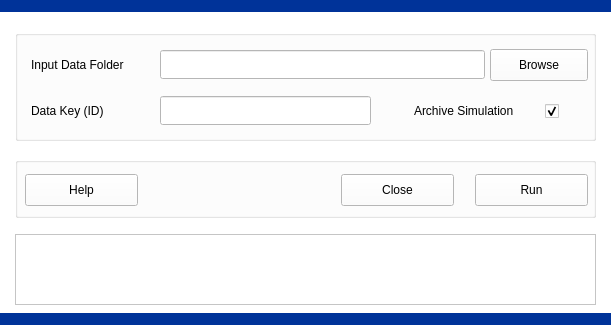
<?xml version="1.0" encoding="UTF-8"?>
<ui version="4.0">
 <class>PIHM_v22</class>
 <widget class="QDialog" name="PIHM_v22">
  <property name="geometry">
   <rect>
    <x>0</x>
    <y>0</y>
    <width>611</width>
    <height>325</height>
   </rect>
  </property>
  <property name="palette">
   <palette>
    <active>
     <colorrole role="WindowText">
      <brush brushstyle="SolidPattern">
       <color alpha="255">
        <red>0</red>
        <green>0</green>
        <blue>0</blue>
       </color>
      </brush>
     </colorrole>
     <colorrole role="Button">
      <brush brushstyle="SolidPattern">
       <color alpha="255">
        <red>255</red>
        <green>255</green>
        <blue>255</blue>
       </color>
      </brush>
     </colorrole>
     <colorrole role="Light">
      <brush brushstyle="SolidPattern">
       <color alpha="255">
        <red>255</red>
        <green>255</green>
        <blue>255</blue>
       </color>
      </brush>
     </colorrole>
     <colorrole role="Midlight">
      <brush brushstyle="SolidPattern">
       <color alpha="255">
        <red>255</red>
        <green>255</green>
        <blue>255</blue>
       </color>
      </brush>
     </colorrole>
     <colorrole role="Dark">
      <brush brushstyle="SolidPattern">
       <color alpha="255">
        <red>127</red>
        <green>127</green>
        <blue>127</blue>
       </color>
      </brush>
     </colorrole>
     <colorrole role="Mid">
      <brush brushstyle="SolidPattern">
       <color alpha="255">
        <red>170</red>
        <green>170</green>
        <blue>170</blue>
       </color>
      </brush>
     </colorrole>
     <colorrole role="Text">
      <brush brushstyle="SolidPattern">
       <color alpha="255">
        <red>0</red>
        <green>0</green>
        <blue>0</blue>
       </color>
      </brush>
     </colorrole>
     <colorrole role="BrightText">
      <brush brushstyle="SolidPattern">
       <color alpha="255">
        <red>255</red>
        <green>255</green>
        <blue>255</blue>
       </color>
      </brush>
     </colorrole>
     <colorrole role="ButtonText">
      <brush brushstyle="SolidPattern">
       <color alpha="255">
        <red>0</red>
        <green>0</green>
        <blue>0</blue>
       </color>
      </brush>
     </colorrole>
     <colorrole role="Base">
      <brush brushstyle="SolidPattern">
       <color alpha="255">
        <red>255</red>
        <green>255</green>
        <blue>255</blue>
       </color>
      </brush>
     </colorrole>
     <colorrole role="Window">
      <brush brushstyle="SolidPattern">
       <color alpha="255">
        <red>255</red>
        <green>255</green>
        <blue>255</blue>
       </color>
      </brush>
     </colorrole>
     <colorrole role="Shadow">
      <brush brushstyle="SolidPattern">
       <color alpha="255">
        <red>0</red>
        <green>0</green>
        <blue>0</blue>
       </color>
      </brush>
     </colorrole>
     <colorrole role="AlternateBase">
      <brush brushstyle="SolidPattern">
       <color alpha="255">
        <red>255</red>
        <green>255</green>
        <blue>255</blue>
       </color>
      </brush>
     </colorrole>
     <colorrole role="ToolTipBase">
      <brush brushstyle="SolidPattern">
       <color alpha="255">
        <red>255</red>
        <green>255</green>
        <blue>220</blue>
       </color>
      </brush>
     </colorrole>
     <colorrole role="ToolTipText">
      <brush brushstyle="SolidPattern">
       <color alpha="255">
        <red>0</red>
        <green>0</green>
        <blue>0</blue>
       </color>
      </brush>
     </colorrole>
    </active>
    <inactive>
     <colorrole role="WindowText">
      <brush brushstyle="SolidPattern">
       <color alpha="255">
        <red>0</red>
        <green>0</green>
        <blue>0</blue>
       </color>
      </brush>
     </colorrole>
     <colorrole role="Button">
      <brush brushstyle="SolidPattern">
       <color alpha="255">
        <red>255</red>
        <green>255</green>
        <blue>255</blue>
       </color>
      </brush>
     </colorrole>
     <colorrole role="Light">
      <brush brushstyle="SolidPattern">
       <color alpha="255">
        <red>255</red>
        <green>255</green>
        <blue>255</blue>
       </color>
      </brush>
     </colorrole>
     <colorrole role="Midlight">
      <brush brushstyle="SolidPattern">
       <color alpha="255">
        <red>255</red>
        <green>255</green>
        <blue>255</blue>
       </color>
      </brush>
     </colorrole>
     <colorrole role="Dark">
      <brush brushstyle="SolidPattern">
       <color alpha="255">
        <red>127</red>
        <green>127</green>
        <blue>127</blue>
       </color>
      </brush>
     </colorrole>
     <colorrole role="Mid">
      <brush brushstyle="SolidPattern">
       <color alpha="255">
        <red>170</red>
        <green>170</green>
        <blue>170</blue>
       </color>
      </brush>
     </colorrole>
     <colorrole role="Text">
      <brush brushstyle="SolidPattern">
       <color alpha="255">
        <red>0</red>
        <green>0</green>
        <blue>0</blue>
       </color>
      </brush>
     </colorrole>
     <colorrole role="BrightText">
      <brush brushstyle="SolidPattern">
       <color alpha="255">
        <red>255</red>
        <green>255</green>
        <blue>255</blue>
       </color>
      </brush>
     </colorrole>
     <colorrole role="ButtonText">
      <brush brushstyle="SolidPattern">
       <color alpha="255">
        <red>0</red>
        <green>0</green>
        <blue>0</blue>
       </color>
      </brush>
     </colorrole>
     <colorrole role="Base">
      <brush brushstyle="SolidPattern">
       <color alpha="255">
        <red>255</red>
        <green>255</green>
        <blue>255</blue>
       </color>
      </brush>
     </colorrole>
     <colorrole role="Window">
      <brush brushstyle="SolidPattern">
       <color alpha="255">
        <red>255</red>
        <green>255</green>
        <blue>255</blue>
       </color>
      </brush>
     </colorrole>
     <colorrole role="Shadow">
      <brush brushstyle="SolidPattern">
       <color alpha="255">
        <red>0</red>
        <green>0</green>
        <blue>0</blue>
       </color>
      </brush>
     </colorrole>
     <colorrole role="AlternateBase">
      <brush brushstyle="SolidPattern">
       <color alpha="255">
        <red>255</red>
        <green>255</green>
        <blue>255</blue>
       </color>
      </brush>
     </colorrole>
     <colorrole role="ToolTipBase">
      <brush brushstyle="SolidPattern">
       <color alpha="255">
        <red>255</red>
        <green>255</green>
        <blue>220</blue>
       </color>
      </brush>
     </colorrole>
     <colorrole role="ToolTipText">
      <brush brushstyle="SolidPattern">
       <color alpha="255">
        <red>0</red>
        <green>0</green>
        <blue>0</blue>
       </color>
      </brush>
     </colorrole>
    </inactive>
    <disabled>
     <colorrole role="WindowText">
      <brush brushstyle="SolidPattern">
       <color alpha="255">
        <red>127</red>
        <green>127</green>
        <blue>127</blue>
       </color>
      </brush>
     </colorrole>
     <colorrole role="Button">
      <brush brushstyle="SolidPattern">
       <color alpha="255">
        <red>255</red>
        <green>255</green>
        <blue>255</blue>
       </color>
      </brush>
     </colorrole>
     <colorrole role="Light">
      <brush brushstyle="SolidPattern">
       <color alpha="255">
        <red>255</red>
        <green>255</green>
        <blue>255</blue>
       </color>
      </brush>
     </colorrole>
     <colorrole role="Midlight">
      <brush brushstyle="SolidPattern">
       <color alpha="255">
        <red>255</red>
        <green>255</green>
        <blue>255</blue>
       </color>
      </brush>
     </colorrole>
     <colorrole role="Dark">
      <brush brushstyle="SolidPattern">
       <color alpha="255">
        <red>127</red>
        <green>127</green>
        <blue>127</blue>
       </color>
      </brush>
     </colorrole>
     <colorrole role="Mid">
      <brush brushstyle="SolidPattern">
       <color alpha="255">
        <red>170</red>
        <green>170</green>
        <blue>170</blue>
       </color>
      </brush>
     </colorrole>
     <colorrole role="Text">
      <brush brushstyle="SolidPattern">
       <color alpha="255">
        <red>127</red>
        <green>127</green>
        <blue>127</blue>
       </color>
      </brush>
     </colorrole>
     <colorrole role="BrightText">
      <brush brushstyle="SolidPattern">
       <color alpha="255">
        <red>255</red>
        <green>255</green>
        <blue>255</blue>
       </color>
      </brush>
     </colorrole>
     <colorrole role="ButtonText">
      <brush brushstyle="SolidPattern">
       <color alpha="255">
        <red>127</red>
        <green>127</green>
        <blue>127</blue>
       </color>
      </brush>
     </colorrole>
     <colorrole role="Base">
      <brush brushstyle="SolidPattern">
       <color alpha="255">
        <red>255</red>
        <green>255</green>
        <blue>255</blue>
       </color>
      </brush>
     </colorrole>
     <colorrole role="Window">
      <brush brushstyle="SolidPattern">
       <color alpha="255">
        <red>255</red>
        <green>255</green>
        <blue>255</blue>
       </color>
      </brush>
     </colorrole>
     <colorrole role="Shadow">
      <brush brushstyle="SolidPattern">
       <color alpha="255">
        <red>0</red>
        <green>0</green>
        <blue>0</blue>
       </color>
      </brush>
     </colorrole>
     <colorrole role="AlternateBase">
      <brush brushstyle="SolidPattern">
       <color alpha="255">
        <red>255</red>
        <green>255</green>
        <blue>255</blue>
       </color>
      </brush>
     </colorrole>
     <colorrole role="ToolTipBase">
      <brush brushstyle="SolidPattern">
       <color alpha="255">
        <red>255</red>
        <green>255</green>
        <blue>220</blue>
       </color>
      </brush>
     </colorrole>
     <colorrole role="ToolTipText">
      <brush brushstyle="SolidPattern">
       <color alpha="255">
        <red>0</red>
        <green>0</green>
        <blue>0</blue>
       </color>
      </brush>
     </colorrole>
    </disabled>
   </palette>
  </property>
  <property name="windowTitle">
   <string>Dialog</string>
  </property>
  <widget class="QGroupBox" name="groupBoxOutput">
   <property name="geometry">
    <rect>
     <x>15</x>
     <y>30</y>
     <width>581</width>
     <height>111</height>
    </rect>
   </property>
   <property name="title">
    <string/>
   </property>
   <widget class="QLabel" name="textLabel2">
    <property name="geometry">
     <rect>
      <x>16</x>
      <y>19</y>
      <width>131</width>
      <height>31</height>
     </rect>
    </property>
    <property name="text">
     <string>Input Data Folder</string>
    </property>
   </widget>
   <widget class="QPushButton" name="pushButtonInputDataFolder">
    <property name="geometry">
     <rect>
      <x>475</x>
      <y>19</y>
      <width>98</width>
      <height>32</height>
     </rect>
    </property>
    <property name="text">
     <string>Browse</string>
    </property>
    <property name="autoDefault">
     <bool>false</bool>
    </property>
   </widget>
   <widget class="QLineEdit" name="lineEditInputDataFolder">
    <property name="geometry">
     <rect>
      <x>145</x>
      <y>20</y>
      <width>325</width>
      <height>29</height>
     </rect>
    </property>
    <property name="font">
     <font>
      <pointsize>14</pointsize>
      <weight>75</weight>
      <bold>true</bold>
     </font>
    </property>
   </widget>
   <widget class="QLineEdit" name="lineEditInputDataFolder_2">
    <property name="geometry">
     <rect>
      <x>145</x>
      <y>66</y>
      <width>211</width>
      <height>29</height>
     </rect>
    </property>
    <property name="font">
     <font>
      <pointsize>14</pointsize>
      <weight>75</weight>
      <bold>true</bold>
     </font>
    </property>
   </widget>
   <widget class="QLabel" name="textLabel2_2">
    <property name="geometry">
     <rect>
      <x>16</x>
      <y>65</y>
      <width>131</width>
      <height>31</height>
     </rect>
    </property>
    <property name="text">
     <string>Data Key (ID)</string>
    </property>
   </widget>
   <widget class="QLabel" name="textLabel3_24">
    <property name="geometry">
     <rect>
      <x>399</x>
      <y>65</y>
      <width>141</width>
      <height>31</height>
     </rect>
    </property>
    <property name="text">
     <string>Archive Simulation</string>
    </property>
   </widget>
   <widget class="QCheckBox" name="checkBoxDebugMode">
    <property name="geometry">
     <rect>
      <x>530</x>
      <y>70</y>
      <width>20</width>
      <height>23</height>
     </rect>
    </property>
    <property name="text">
     <string/>
    </property>
    <property name="checked">
     <bool>true</bool>
    </property>
   </widget>
  </widget>
  <widget class="Line" name="BorderTop">
   <property name="geometry">
    <rect>
     <x>0</x>
     <y>-4</y>
     <width>611</width>
     <height>20</height>
    </rect>
   </property>
   <property name="baseSize">
    <size>
     <width>0</width>
     <height>0</height>
    </size>
   </property>
   <property name="palette">
    <palette>
     <active>
      <colorrole role="WindowText">
       <brush brushstyle="SolidPattern">
        <color alpha="255">
         <red>0</red>
         <green>51</green>
         <blue>153</blue>
        </color>
       </brush>
      </colorrole>
      <colorrole role="Button">
       <brush brushstyle="SolidPattern">
        <color alpha="255">
         <red>128</red>
         <green>0</green>
         <blue>0</blue>
        </color>
       </brush>
      </colorrole>
      <colorrole role="Light">
       <brush brushstyle="SolidPattern">
        <color alpha="255">
         <red>192</red>
         <green>0</green>
         <blue>0</blue>
        </color>
       </brush>
      </colorrole>
      <colorrole role="Midlight">
       <brush brushstyle="SolidPattern">
        <color alpha="255">
         <red>160</red>
         <green>0</green>
         <blue>0</blue>
        </color>
       </brush>
      </colorrole>
      <colorrole role="Dark">
       <brush brushstyle="SolidPattern">
        <color alpha="255">
         <red>64</red>
         <green>0</green>
         <blue>0</blue>
        </color>
       </brush>
      </colorrole>
      <colorrole role="Mid">
       <brush brushstyle="SolidPattern">
        <color alpha="255">
         <red>85</red>
         <green>0</green>
         <blue>0</blue>
        </color>
       </brush>
      </colorrole>
      <colorrole role="Text">
       <brush brushstyle="SolidPattern">
        <color alpha="255">
         <red>0</red>
         <green>51</green>
         <blue>153</blue>
        </color>
       </brush>
      </colorrole>
      <colorrole role="BrightText">
       <brush brushstyle="SolidPattern">
        <color alpha="255">
         <red>255</red>
         <green>255</green>
         <blue>255</blue>
        </color>
       </brush>
      </colorrole>
      <colorrole role="ButtonText">
       <brush brushstyle="SolidPattern">
        <color alpha="255">
         <red>0</red>
         <green>51</green>
         <blue>153</blue>
        </color>
       </brush>
      </colorrole>
      <colorrole role="Base">
       <brush brushstyle="SolidPattern">
        <color alpha="255">
         <red>0</red>
         <green>0</green>
         <blue>0</blue>
        </color>
       </brush>
      </colorrole>
      <colorrole role="Window">
       <brush brushstyle="SolidPattern">
        <color alpha="255">
         <red>128</red>
         <green>0</green>
         <blue>0</blue>
        </color>
       </brush>
      </colorrole>
      <colorrole role="Shadow">
       <brush brushstyle="SolidPattern">
        <color alpha="255">
         <red>0</red>
         <green>0</green>
         <blue>0</blue>
        </color>
       </brush>
      </colorrole>
      <colorrole role="AlternateBase">
       <brush brushstyle="SolidPattern">
        <color alpha="255">
         <red>64</red>
         <green>0</green>
         <blue>0</blue>
        </color>
       </brush>
      </colorrole>
      <colorrole role="ToolTipBase">
       <brush brushstyle="SolidPattern">
        <color alpha="255">
         <red>255</red>
         <green>255</green>
         <blue>220</blue>
        </color>
       </brush>
      </colorrole>
      <colorrole role="ToolTipText">
       <brush brushstyle="SolidPattern">
        <color alpha="255">
         <red>0</red>
         <green>0</green>
         <blue>0</blue>
        </color>
       </brush>
      </colorrole>
     </active>
     <inactive>
      <colorrole role="WindowText">
       <brush brushstyle="SolidPattern">
        <color alpha="255">
         <red>0</red>
         <green>51</green>
         <blue>153</blue>
        </color>
       </brush>
      </colorrole>
      <colorrole role="Button">
       <brush brushstyle="SolidPattern">
        <color alpha="255">
         <red>128</red>
         <green>0</green>
         <blue>0</blue>
        </color>
       </brush>
      </colorrole>
      <colorrole role="Light">
       <brush brushstyle="SolidPattern">
        <color alpha="255">
         <red>192</red>
         <green>0</green>
         <blue>0</blue>
        </color>
       </brush>
      </colorrole>
      <colorrole role="Midlight">
       <brush brushstyle="SolidPattern">
        <color alpha="255">
         <red>160</red>
         <green>0</green>
         <blue>0</blue>
        </color>
       </brush>
      </colorrole>
      <colorrole role="Dark">
       <brush brushstyle="SolidPattern">
        <color alpha="255">
         <red>64</red>
         <green>0</green>
         <blue>0</blue>
        </color>
       </brush>
      </colorrole>
      <colorrole role="Mid">
       <brush brushstyle="SolidPattern">
        <color alpha="255">
         <red>85</red>
         <green>0</green>
         <blue>0</blue>
        </color>
       </brush>
      </colorrole>
      <colorrole role="Text">
       <brush brushstyle="SolidPattern">
        <color alpha="255">
         <red>0</red>
         <green>51</green>
         <blue>153</blue>
        </color>
       </brush>
      </colorrole>
      <colorrole role="BrightText">
       <brush brushstyle="SolidPattern">
        <color alpha="255">
         <red>255</red>
         <green>255</green>
         <blue>255</blue>
        </color>
       </brush>
      </colorrole>
      <colorrole role="ButtonText">
       <brush brushstyle="SolidPattern">
        <color alpha="255">
         <red>0</red>
         <green>51</green>
         <blue>153</blue>
        </color>
       </brush>
      </colorrole>
      <colorrole role="Base">
       <brush brushstyle="SolidPattern">
        <color alpha="255">
         <red>0</red>
         <green>0</green>
         <blue>0</blue>
        </color>
       </brush>
      </colorrole>
      <colorrole role="Window">
       <brush brushstyle="SolidPattern">
        <color alpha="255">
         <red>128</red>
         <green>0</green>
         <blue>0</blue>
        </color>
       </brush>
      </colorrole>
      <colorrole role="Shadow">
       <brush brushstyle="SolidPattern">
        <color alpha="255">
         <red>0</red>
         <green>0</green>
         <blue>0</blue>
        </color>
       </brush>
      </colorrole>
      <colorrole role="AlternateBase">
       <brush brushstyle="SolidPattern">
        <color alpha="255">
         <red>64</red>
         <green>0</green>
         <blue>0</blue>
        </color>
       </brush>
      </colorrole>
      <colorrole role="ToolTipBase">
       <brush brushstyle="SolidPattern">
        <color alpha="255">
         <red>255</red>
         <green>255</green>
         <blue>220</blue>
        </color>
       </brush>
      </colorrole>
      <colorrole role="ToolTipText">
       <brush brushstyle="SolidPattern">
        <color alpha="255">
         <red>0</red>
         <green>0</green>
         <blue>0</blue>
        </color>
       </brush>
      </colorrole>
     </inactive>
     <disabled>
      <colorrole role="WindowText">
       <brush brushstyle="SolidPattern">
        <color alpha="255">
         <red>0</red>
         <green>51</green>
         <blue>153</blue>
        </color>
       </brush>
      </colorrole>
      <colorrole role="Button">
       <brush brushstyle="SolidPattern">
        <color alpha="255">
         <red>128</red>
         <green>0</green>
         <blue>0</blue>
        </color>
       </brush>
      </colorrole>
      <colorrole role="Light">
       <brush brushstyle="SolidPattern">
        <color alpha="255">
         <red>192</red>
         <green>0</green>
         <blue>0</blue>
        </color>
       </brush>
      </colorrole>
      <colorrole role="Midlight">
       <brush brushstyle="SolidPattern">
        <color alpha="255">
         <red>160</red>
         <green>0</green>
         <blue>0</blue>
        </color>
       </brush>
      </colorrole>
      <colorrole role="Dark">
       <brush brushstyle="SolidPattern">
        <color alpha="255">
         <red>64</red>
         <green>0</green>
         <blue>0</blue>
        </color>
       </brush>
      </colorrole>
      <colorrole role="Mid">
       <brush brushstyle="SolidPattern">
        <color alpha="255">
         <red>85</red>
         <green>0</green>
         <blue>0</blue>
        </color>
       </brush>
      </colorrole>
      <colorrole role="Text">
       <brush brushstyle="SolidPattern">
        <color alpha="255">
         <red>0</red>
         <green>51</green>
         <blue>153</blue>
        </color>
       </brush>
      </colorrole>
      <colorrole role="BrightText">
       <brush brushstyle="SolidPattern">
        <color alpha="255">
         <red>255</red>
         <green>255</green>
         <blue>255</blue>
        </color>
       </brush>
      </colorrole>
      <colorrole role="ButtonText">
       <brush brushstyle="SolidPattern">
        <color alpha="255">
         <red>0</red>
         <green>51</green>
         <blue>153</blue>
        </color>
       </brush>
      </colorrole>
      <colorrole role="Base">
       <brush brushstyle="SolidPattern">
        <color alpha="255">
         <red>128</red>
         <green>0</green>
         <blue>0</blue>
        </color>
       </brush>
      </colorrole>
      <colorrole role="Window">
       <brush brushstyle="SolidPattern">
        <color alpha="255">
         <red>128</red>
         <green>0</green>
         <blue>0</blue>
        </color>
       </brush>
      </colorrole>
      <colorrole role="Shadow">
       <brush brushstyle="SolidPattern">
        <color alpha="255">
         <red>0</red>
         <green>0</green>
         <blue>0</blue>
        </color>
       </brush>
      </colorrole>
      <colorrole role="AlternateBase">
       <brush brushstyle="SolidPattern">
        <color alpha="255">
         <red>128</red>
         <green>0</green>
         <blue>0</blue>
        </color>
       </brush>
      </colorrole>
      <colorrole role="ToolTipBase">
       <brush brushstyle="SolidPattern">
        <color alpha="255">
         <red>255</red>
         <green>255</green>
         <blue>220</blue>
        </color>
       </brush>
      </colorrole>
      <colorrole role="ToolTipText">
       <brush brushstyle="SolidPattern">
        <color alpha="255">
         <red>0</red>
         <green>0</green>
         <blue>0</blue>
        </color>
       </brush>
      </colorrole>
     </disabled>
    </palette>
   </property>
   <property name="styleSheet">
    <string notr="true">color: rgb(0, 51, 153);</string>
   </property>
   <property name="frameShadow">
    <enum>QFrame::Plain</enum>
   </property>
   <property name="lineWidth">
    <number>12</number>
   </property>
   <property name="midLineWidth">
    <number>0</number>
   </property>
   <property name="orientation">
    <enum>Qt::Horizontal</enum>
   </property>
  </widget>
  <widget class="Line" name="BorderBottom">
   <property name="geometry">
    <rect>
     <x>0</x>
     <y>309</y>
     <width>611</width>
     <height>20</height>
    </rect>
   </property>
   <property name="baseSize">
    <size>
     <width>0</width>
     <height>0</height>
    </size>
   </property>
   <property name="palette">
    <palette>
     <active>
      <colorrole role="WindowText">
       <brush brushstyle="SolidPattern">
        <color alpha="255">
         <red>0</red>
         <green>51</green>
         <blue>153</blue>
        </color>
       </brush>
      </colorrole>
      <colorrole role="Button">
       <brush brushstyle="SolidPattern">
        <color alpha="255">
         <red>128</red>
         <green>0</green>
         <blue>0</blue>
        </color>
       </brush>
      </colorrole>
      <colorrole role="Light">
       <brush brushstyle="SolidPattern">
        <color alpha="255">
         <red>192</red>
         <green>0</green>
         <blue>0</blue>
        </color>
       </brush>
      </colorrole>
      <colorrole role="Midlight">
       <brush brushstyle="SolidPattern">
        <color alpha="255">
         <red>160</red>
         <green>0</green>
         <blue>0</blue>
        </color>
       </brush>
      </colorrole>
      <colorrole role="Dark">
       <brush brushstyle="SolidPattern">
        <color alpha="255">
         <red>64</red>
         <green>0</green>
         <blue>0</blue>
        </color>
       </brush>
      </colorrole>
      <colorrole role="Mid">
       <brush brushstyle="SolidPattern">
        <color alpha="255">
         <red>85</red>
         <green>0</green>
         <blue>0</blue>
        </color>
       </brush>
      </colorrole>
      <colorrole role="Text">
       <brush brushstyle="SolidPattern">
        <color alpha="255">
         <red>0</red>
         <green>51</green>
         <blue>153</blue>
        </color>
       </brush>
      </colorrole>
      <colorrole role="BrightText">
       <brush brushstyle="SolidPattern">
        <color alpha="255">
         <red>255</red>
         <green>255</green>
         <blue>255</blue>
        </color>
       </brush>
      </colorrole>
      <colorrole role="ButtonText">
       <brush brushstyle="SolidPattern">
        <color alpha="255">
         <red>0</red>
         <green>51</green>
         <blue>153</blue>
        </color>
       </brush>
      </colorrole>
      <colorrole role="Base">
       <brush brushstyle="SolidPattern">
        <color alpha="255">
         <red>0</red>
         <green>0</green>
         <blue>0</blue>
        </color>
       </brush>
      </colorrole>
      <colorrole role="Window">
       <brush brushstyle="SolidPattern">
        <color alpha="255">
         <red>128</red>
         <green>0</green>
         <blue>0</blue>
        </color>
       </brush>
      </colorrole>
      <colorrole role="Shadow">
       <brush brushstyle="SolidPattern">
        <color alpha="255">
         <red>0</red>
         <green>0</green>
         <blue>0</blue>
        </color>
       </brush>
      </colorrole>
      <colorrole role="AlternateBase">
       <brush brushstyle="SolidPattern">
        <color alpha="255">
         <red>64</red>
         <green>0</green>
         <blue>0</blue>
        </color>
       </brush>
      </colorrole>
      <colorrole role="ToolTipBase">
       <brush brushstyle="SolidPattern">
        <color alpha="255">
         <red>255</red>
         <green>255</green>
         <blue>220</blue>
        </color>
       </brush>
      </colorrole>
      <colorrole role="ToolTipText">
       <brush brushstyle="SolidPattern">
        <color alpha="255">
         <red>0</red>
         <green>0</green>
         <blue>0</blue>
        </color>
       </brush>
      </colorrole>
     </active>
     <inactive>
      <colorrole role="WindowText">
       <brush brushstyle="SolidPattern">
        <color alpha="255">
         <red>0</red>
         <green>51</green>
         <blue>153</blue>
        </color>
       </brush>
      </colorrole>
      <colorrole role="Button">
       <brush brushstyle="SolidPattern">
        <color alpha="255">
         <red>128</red>
         <green>0</green>
         <blue>0</blue>
        </color>
       </brush>
      </colorrole>
      <colorrole role="Light">
       <brush brushstyle="SolidPattern">
        <color alpha="255">
         <red>192</red>
         <green>0</green>
         <blue>0</blue>
        </color>
       </brush>
      </colorrole>
      <colorrole role="Midlight">
       <brush brushstyle="SolidPattern">
        <color alpha="255">
         <red>160</red>
         <green>0</green>
         <blue>0</blue>
        </color>
       </brush>
      </colorrole>
      <colorrole role="Dark">
       <brush brushstyle="SolidPattern">
        <color alpha="255">
         <red>64</red>
         <green>0</green>
         <blue>0</blue>
        </color>
       </brush>
      </colorrole>
      <colorrole role="Mid">
       <brush brushstyle="SolidPattern">
        <color alpha="255">
         <red>85</red>
         <green>0</green>
         <blue>0</blue>
        </color>
       </brush>
      </colorrole>
      <colorrole role="Text">
       <brush brushstyle="SolidPattern">
        <color alpha="255">
         <red>0</red>
         <green>51</green>
         <blue>153</blue>
        </color>
       </brush>
      </colorrole>
      <colorrole role="BrightText">
       <brush brushstyle="SolidPattern">
        <color alpha="255">
         <red>255</red>
         <green>255</green>
         <blue>255</blue>
        </color>
       </brush>
      </colorrole>
      <colorrole role="ButtonText">
       <brush brushstyle="SolidPattern">
        <color alpha="255">
         <red>0</red>
         <green>51</green>
         <blue>153</blue>
        </color>
       </brush>
      </colorrole>
      <colorrole role="Base">
       <brush brushstyle="SolidPattern">
        <color alpha="255">
         <red>0</red>
         <green>0</green>
         <blue>0</blue>
        </color>
       </brush>
      </colorrole>
      <colorrole role="Window">
       <brush brushstyle="SolidPattern">
        <color alpha="255">
         <red>128</red>
         <green>0</green>
         <blue>0</blue>
        </color>
       </brush>
      </colorrole>
      <colorrole role="Shadow">
       <brush brushstyle="SolidPattern">
        <color alpha="255">
         <red>0</red>
         <green>0</green>
         <blue>0</blue>
        </color>
       </brush>
      </colorrole>
      <colorrole role="AlternateBase">
       <brush brushstyle="SolidPattern">
        <color alpha="255">
         <red>64</red>
         <green>0</green>
         <blue>0</blue>
        </color>
       </brush>
      </colorrole>
      <colorrole role="ToolTipBase">
       <brush brushstyle="SolidPattern">
        <color alpha="255">
         <red>255</red>
         <green>255</green>
         <blue>220</blue>
        </color>
       </brush>
      </colorrole>
      <colorrole role="ToolTipText">
       <brush brushstyle="SolidPattern">
        <color alpha="255">
         <red>0</red>
         <green>0</green>
         <blue>0</blue>
        </color>
       </brush>
      </colorrole>
     </inactive>
     <disabled>
      <colorrole role="WindowText">
       <brush brushstyle="SolidPattern">
        <color alpha="255">
         <red>0</red>
         <green>51</green>
         <blue>153</blue>
        </color>
       </brush>
      </colorrole>
      <colorrole role="Button">
       <brush brushstyle="SolidPattern">
        <color alpha="255">
         <red>128</red>
         <green>0</green>
         <blue>0</blue>
        </color>
       </brush>
      </colorrole>
      <colorrole role="Light">
       <brush brushstyle="SolidPattern">
        <color alpha="255">
         <red>192</red>
         <green>0</green>
         <blue>0</blue>
        </color>
       </brush>
      </colorrole>
      <colorrole role="Midlight">
       <brush brushstyle="SolidPattern">
        <color alpha="255">
         <red>160</red>
         <green>0</green>
         <blue>0</blue>
        </color>
       </brush>
      </colorrole>
      <colorrole role="Dark">
       <brush brushstyle="SolidPattern">
        <color alpha="255">
         <red>64</red>
         <green>0</green>
         <blue>0</blue>
        </color>
       </brush>
      </colorrole>
      <colorrole role="Mid">
       <brush brushstyle="SolidPattern">
        <color alpha="255">
         <red>85</red>
         <green>0</green>
         <blue>0</blue>
        </color>
       </brush>
      </colorrole>
      <colorrole role="Text">
       <brush brushstyle="SolidPattern">
        <color alpha="255">
         <red>0</red>
         <green>51</green>
         <blue>153</blue>
        </color>
       </brush>
      </colorrole>
      <colorrole role="BrightText">
       <brush brushstyle="SolidPattern">
        <color alpha="255">
         <red>255</red>
         <green>255</green>
         <blue>255</blue>
        </color>
       </brush>
      </colorrole>
      <colorrole role="ButtonText">
       <brush brushstyle="SolidPattern">
        <color alpha="255">
         <red>0</red>
         <green>51</green>
         <blue>153</blue>
        </color>
       </brush>
      </colorrole>
      <colorrole role="Base">
       <brush brushstyle="SolidPattern">
        <color alpha="255">
         <red>128</red>
         <green>0</green>
         <blue>0</blue>
        </color>
       </brush>
      </colorrole>
      <colorrole role="Window">
       <brush brushstyle="SolidPattern">
        <color alpha="255">
         <red>128</red>
         <green>0</green>
         <blue>0</blue>
        </color>
       </brush>
      </colorrole>
      <colorrole role="Shadow">
       <brush brushstyle="SolidPattern">
        <color alpha="255">
         <red>0</red>
         <green>0</green>
         <blue>0</blue>
        </color>
       </brush>
      </colorrole>
      <colorrole role="AlternateBase">
       <brush brushstyle="SolidPattern">
        <color alpha="255">
         <red>128</red>
         <green>0</green>
         <blue>0</blue>
        </color>
       </brush>
      </colorrole>
      <colorrole role="ToolTipBase">
       <brush brushstyle="SolidPattern">
        <color alpha="255">
         <red>255</red>
         <green>255</green>
         <blue>220</blue>
        </color>
       </brush>
      </colorrole>
      <colorrole role="ToolTipText">
       <brush brushstyle="SolidPattern">
        <color alpha="255">
         <red>0</red>
         <green>0</green>
         <blue>0</blue>
        </color>
       </brush>
      </colorrole>
     </disabled>
    </palette>
   </property>
   <property name="styleSheet">
    <string notr="true">color: rgb(0, 51, 153);</string>
   </property>
   <property name="frameShadow">
    <enum>QFrame::Plain</enum>
   </property>
   <property name="lineWidth">
    <number>12</number>
   </property>
   <property name="midLineWidth">
    <number>0</number>
   </property>
   <property name="orientation">
    <enum>Qt::Horizontal</enum>
   </property>
  </widget>
  <widget class="QTextBrowser" name="textBrowserLogs">
   <property name="geometry">
    <rect>
     <x>15</x>
     <y>234</y>
     <width>581</width>
     <height>71</height>
    </rect>
   </property>
   <property name="lineWrapMode">
    <enum>QTextEdit::NoWrap</enum>
   </property>
  </widget>
  <widget class="QGroupBox" name="groupBoxButtons">
   <property name="geometry">
    <rect>
     <x>15</x>
     <y>157</y>
     <width>581</width>
     <height>61</height>
    </rect>
   </property>
   <property name="title">
    <string/>
   </property>
   <widget class="QPushButton" name="pushButtonHelp">
    <property name="geometry">
     <rect>
      <x>10</x>
      <y>17</y>
      <width>113</width>
      <height>32</height>
     </rect>
    </property>
    <property name="text">
     <string>Help</string>
    </property>
    <property name="autoDefault">
     <bool>false</bool>
    </property>
   </widget>
   <widget class="QPushButton" name="pushButtonClose">
    <property name="geometry">
     <rect>
      <x>326</x>
      <y>17</y>
      <width>113</width>
      <height>32</height>
     </rect>
    </property>
    <property name="text">
     <string>Close</string>
    </property>
    <property name="autoDefault">
     <bool>false</bool>
    </property>
   </widget>
   <widget class="QPushButton" name="pushButtonRun">
    <property name="geometry">
     <rect>
      <x>460</x>
      <y>17</y>
      <width>113</width>
      <height>32</height>
     </rect>
    </property>
    <property name="toolTip">
     <string>Note: the dialog will close by itself after execution</string>
    </property>
    <property name="text">
     <string>Run</string>
    </property>
    <property name="autoDefault">
     <bool>false</bool>
    </property>
   </widget>
  </widget>
 </widget>
 <resources/>
 <connections/>
</ui>
